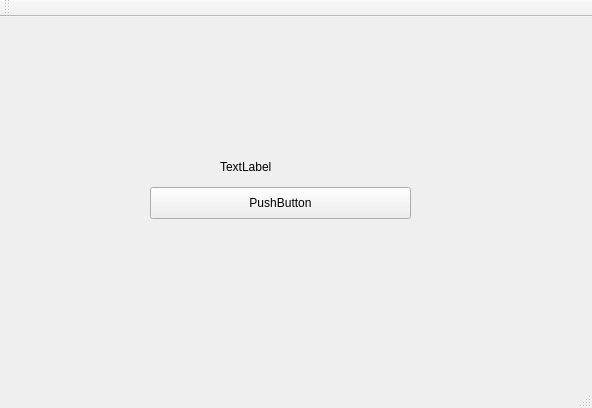
<?xml version="1.0" encoding="UTF-8"?>
<ui version="4.0">
 <class>MainWindow</class>
 <widget class="QMainWindow" name="MainWindow">
  <property name="geometry">
   <rect>
    <x>0</x>
    <y>0</y>
    <width>592</width>
    <height>408</height>
   </rect>
  </property>
  <property name="windowTitle">
   <string>MainWindow</string>
  </property>
  <widget class="QWidget" name="centralWidget">
   <widget class="QLabel" name="label">
    <property name="geometry">
     <rect>
      <x>220</x>
      <y>140</y>
      <width>271</width>
      <height>20</height>
     </rect>
    </property>
    <property name="text">
     <string>TextLabel</string>
    </property>
   </widget>
   <widget class="QPushButton" name="pushButton">
    <property name="geometry">
     <rect>
      <x>150</x>
      <y>170</y>
      <width>261</width>
      <height>32</height>
     </rect>
    </property>
    <property name="text">
     <string>PushButton</string>
    </property>
   </widget>
  </widget>
  <widget class="QMenuBar" name="menuBar">
   <property name="geometry">
    <rect>
     <x>0</x>
     <y>0</y>
     <width>592</width>
     <height>24</height>
    </rect>
   </property>
  </widget>
  <widget class="QToolBar" name="mainToolBar">
   <attribute name="toolBarArea">
    <enum>TopToolBarArea</enum>
   </attribute>
   <attribute name="toolBarBreak">
    <bool>false</bool>
   </attribute>
  </widget>
  <widget class="QStatusBar" name="statusBar"/>
 </widget>
 <layoutdefault spacing="6" margin="11"/>
 <resources/>
 <connections/>
</ui>
